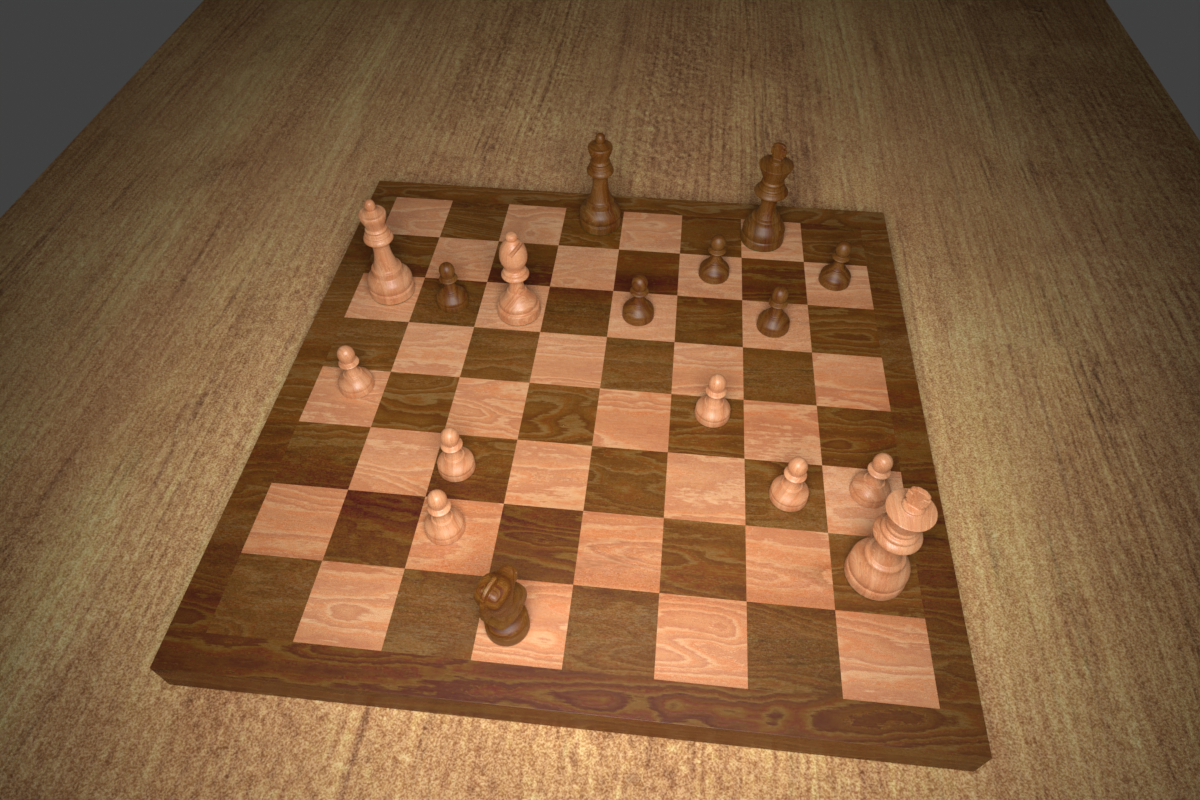
#> input picture example/0024.png, 1200 x 800 px
$ jupyter execute pre_treatment.ipynb   (older library calls are emulated)
#> lines starting #> are read from the running program, lines starting #| are printed output that depends on the picture; after the words box and inside, x2 and y2 are one past the last pixel; in counts of white or black regions, pixels touching at a corner belong together
[cell 1]
import numpy as np
import matplotlib.pyplot as plt
import imageio
import cv2

[cell 2]
src = './example/'

[cell 3]
img = imageio.imread(src+'0024.png')
#> img is the input picture: shape (800, 1200, 3); mean R, G, B 129.7, 94.5, 61.7

[cell 4]
plt.axis('off')
plt.imshow(img)

[cell 5]
twoDimage = img.reshape((-1,3))
twoDimage = np.float32(twoDimage)

[cell 6]
param = {'criteria' : (cv2.TERM_CRITERIA_EPS + cv2.TERM_CRITERIA_MAX_ITER, 10, 1.0), 'K': 6, 'attempts': 10}

[cell 7]
ret,label,center=cv2.kmeans(twoDimage,param['K'],None,param['criteria'],param['attempts'],cv2.KMEANS_PP_CENTERS)
#> ret = 268950505.9; center = [[223.4, 160.4, 112.7], [102, 70.68, 40.78], [122.7, 90.81, 58.21], [188, 135.4, 92.98], [149.1, 114.4, 77.16], [73.82, 54.19, 35.84]]
center = np.uint8(center)
#> center = [[223, 160, 112], [101, 70, 40], [122, 90, 58], [188, 135, 92], [149, 114, 77], [73, 54, 35]]
res = center[label.flatten()]
result_image = res.reshape((img.shape))

[cell 8]
plt.axis('off')
plt.imshow(result_image)

[cell 9]
gray = cv2.cvtColor(img,cv2.COLOR_RGB2GRAY)
_,thresh = cv2.threshold(gray, np.mean(gray), 255, cv2.THRESH_BINARY_INV)
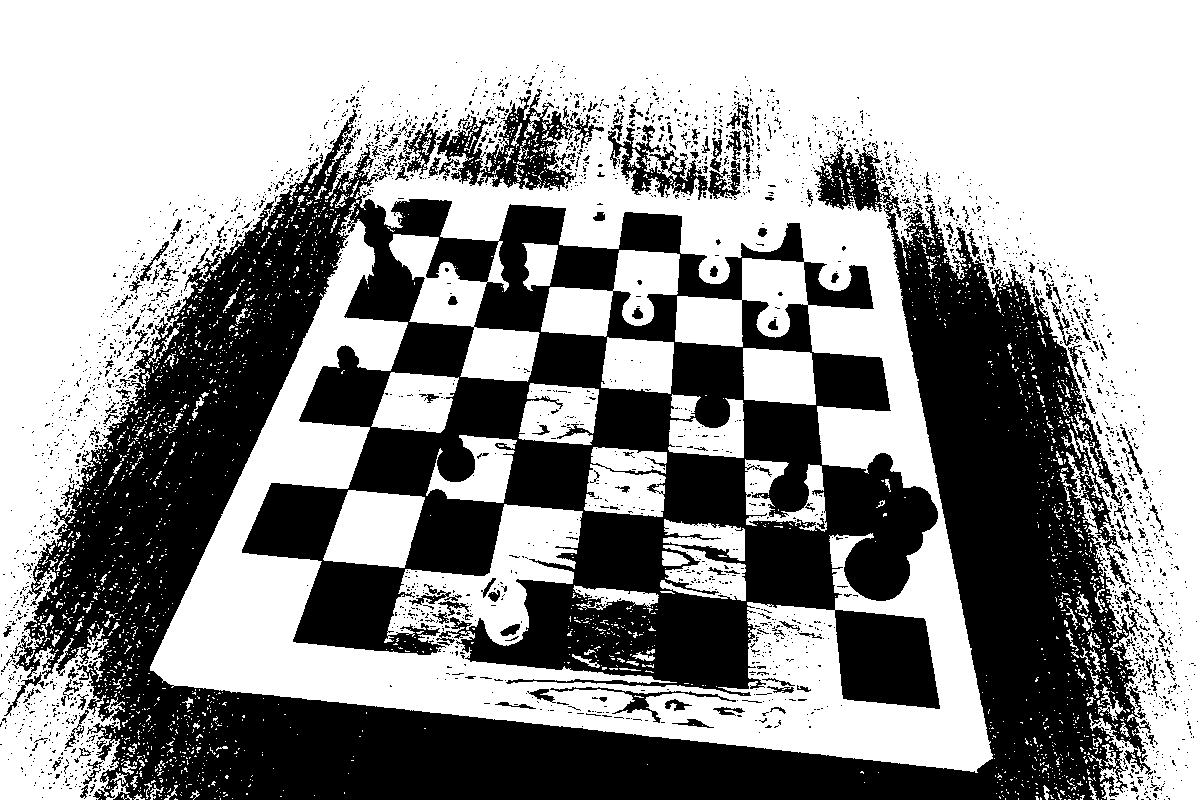
#> thresh: shape (800, 1200); 58.9% white; 2857 black regions (2668 under 20 px), largest, box (x1, y1, x2, y2) and area: (12, 109, 1153, 800) 364875, (403, 89, 604, 191) 6320, (608, 125, 741, 200) 3022

plt.axis('off')
plt.imshow(thresh)

[cell 10]
gray = cv2.cvtColor(img, cv2.COLOR_BGR2GRAY)

# remove noise
img_ = cv2.GaussianBlur(gray,(3,3),0)

[cell 11]
plt.axis('off')
plt.imshow(img_, cmap='gray')

[cell 12]
laplacian = cv2.Laplacian(img_,cv2.CV_64F)
sobelx = cv2.Sobel(img_,cv2.CV_64F,1,0,ksize=7)  # x
sobely = cv2.Sobel(img_,cv2.CV_64F,0,1,ksize=7)  # y

[cell 13]
plt.subplot(2,2,1),plt.imshow(img_,cmap = 'gray')
plt.title('Original'), plt.xticks([]), plt.yticks([])
plt.subplot(2,2,2),plt.imshow(laplacian,cmap = 'gray')
plt.title('Laplacian'), plt.xticks([]), plt.yticks([])
plt.subplot(2,2,3),plt.imshow(sobelx,cmap = 'gray')
plt.title('Sobel X'), plt.xticks([]), plt.yticks([])
plt.subplot(2,2,4),plt.imshow(sobely,cmap = 'gray')
plt.title('Sobel Y'), plt.xticks([]), plt.yticks([])

plt.show()

[cell 14]
sobel = abs(sobelx) + abs(sobely)
plt.axis('off')
plt.subplot(121),plt.imshow(img_,cmap = 'gray')
plt.title('Original Image'), plt.xticks([]), plt.yticks([])
plt.subplot(122),plt.imshow(sobel,cmap = 'gray')
plt.title('Full Sobel Image'), plt.xticks([]), plt.yticks([])
plt.show()

[cell 15]
edgesCanny = cv2.Canny(img_, 100,220)
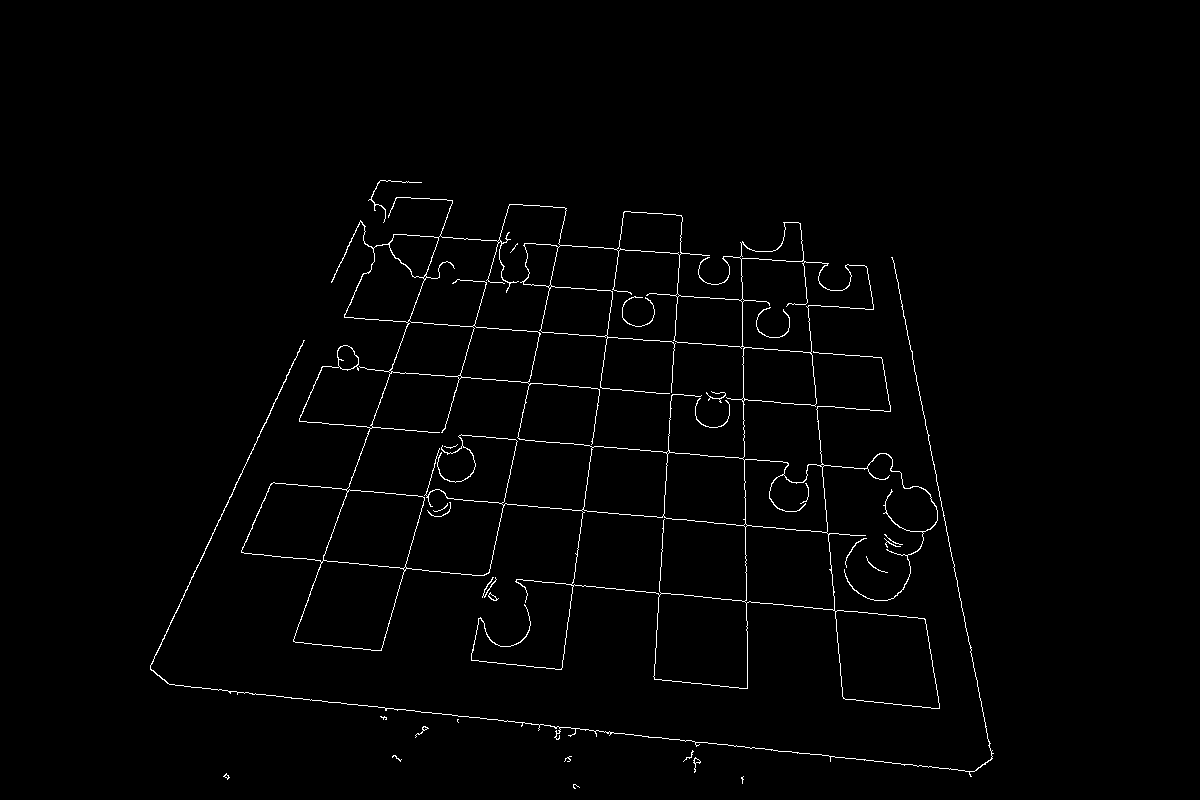
#> edgesCanny: shape (800, 1200); 1.3% white in thin lines or dots, all inside (x1, y1, x2, y2) = (150, 180, 994, 789)
plt.subplot(121),plt.imshow(img_,cmap = 'gray')
plt.title('Original Image'), plt.xticks([]), plt.yticks([])
plt.subplot(122),plt.imshow(edgesCanny,cmap = 'gray')
plt.title('Canny Edge Image'), plt.xticks([]), plt.yticks([])
plt.show()

[cell 16]
test = sobel - edgesCanny
plt.axis('off')
plt.imshow(test, cmap='gray')

[cell 17]
lines_list =[]
lines = cv2.HoughLinesP(
            edgesCanny, # Input edge image
            1, # Distance resolution in pixels
            np.pi/180, # Angle resolution in radians
            threshold=80, # Min number of votes for valid line
            minLineLength=4, # Min allowed length of line
            maxLineGap=15 # Max allowed gap between line for joining them
            )
#> lines = 47 rows, first 6: [293, 641, 431, 261], [444, 429, 509, 204], [484, 597, 566, 208], [461, 434, 787, 462], [457, 279, 627, 291], [800, 223, 842, 696]

# Iterate over points
for points in lines:
      # Extracted points nested in the list
    x1,y1,x2,y2=points[0]
    # Draw the lines joing the points
    # On the original image
    cv2.line(img,(x1,y1),(x2,y2),(0,255,0),2)
    # Maintain a simples lookup list for points
    lines_list.append([(x1,y1),(x2,y2)])
#> this loop made 47 passes
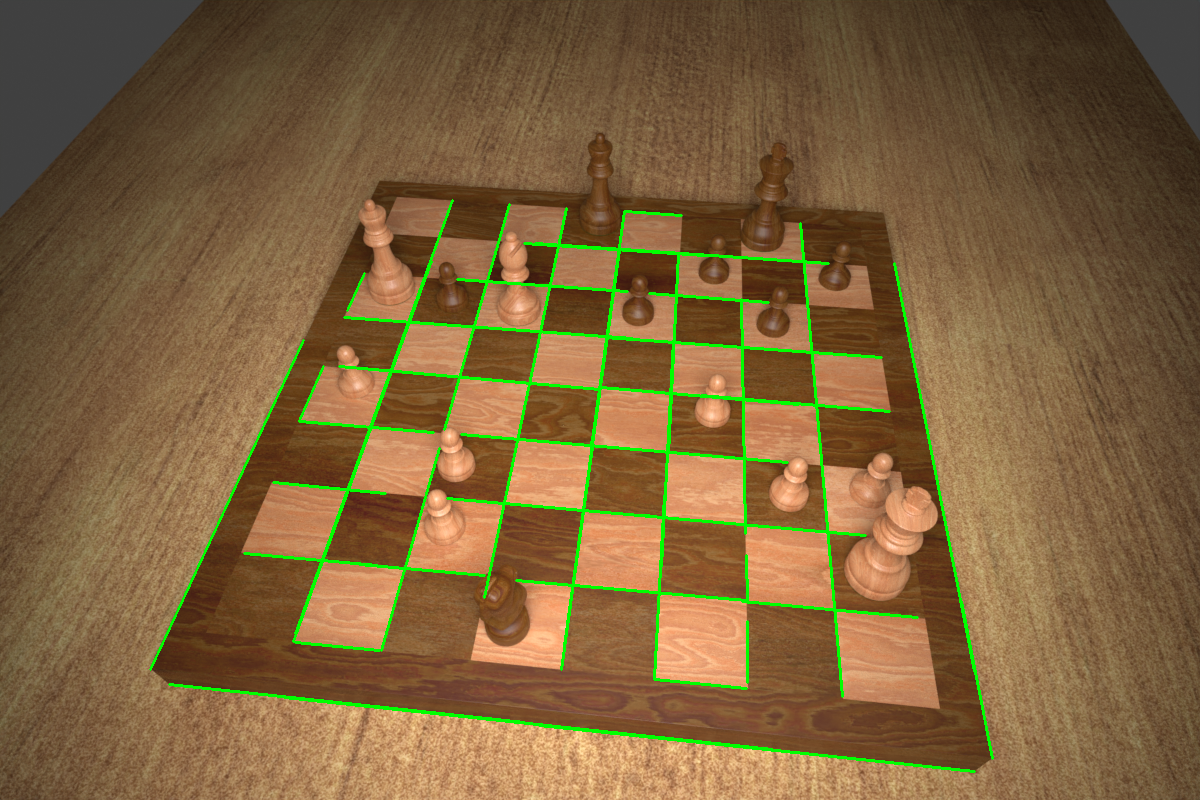
#> img: shape (800, 1200, 3); 2.65% of pixels changed, all inside (x1, y1, x2, y2) = (149, 199, 994, 773)
#> after the loop, lines_list = 47 items

$ run again, with example/0026.png copied over example/0024.png
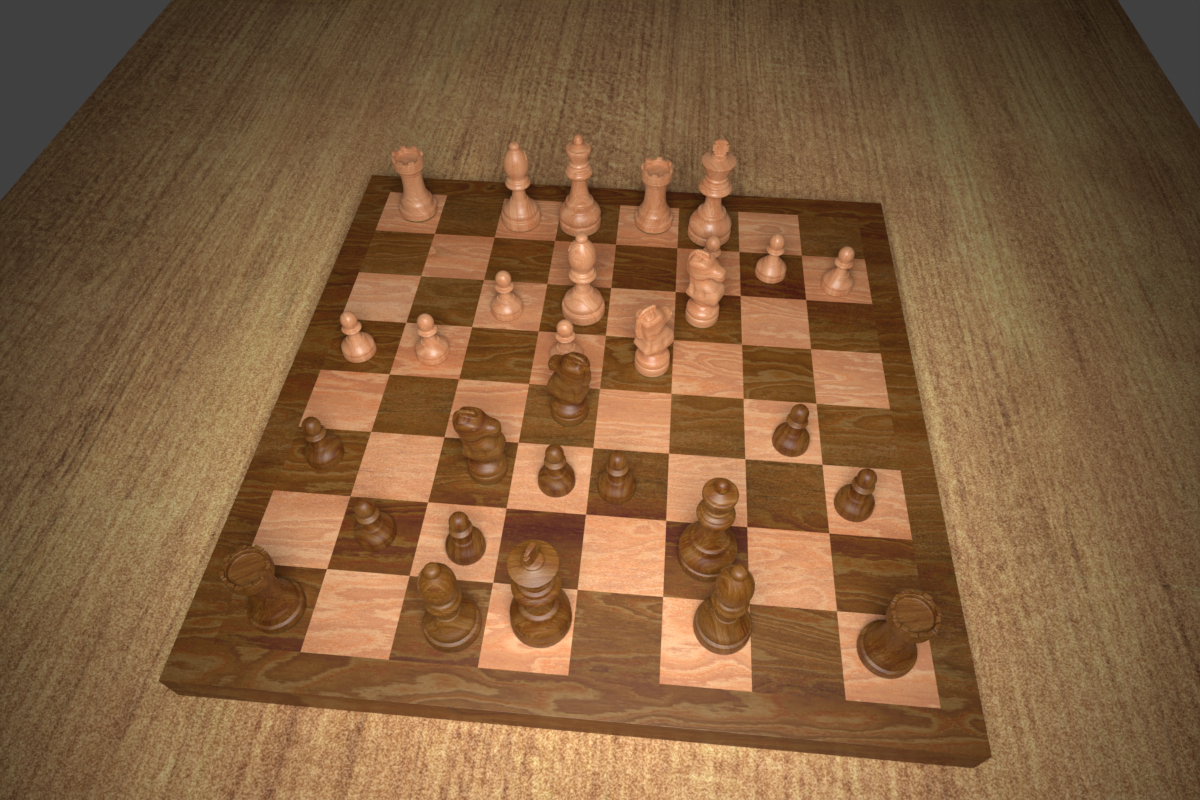
#> input picture example/0026.png, 1200 x 800 px
#> img is the input picture: shape (800, 1200, 3); mean R, G, B 130.1, 94.9, 62
#> `ret,label,center=cv2.kmeans(twoDimage,param['K'],None,param['criteria'..`: ret = 258703025.6; center = [[104.9, 73.18, 42.43], [188.3, 136.6, 94.6], [76.02, 54.72, 34.91], [151.6, 114.8, 77.33], [124.9, 92.74, 59.97], [225.6, 165.6, 118.2]]
#> `center = np.uint8(center)`: center = [[104, 73, 42], [188, 136, 94], [76, 54, 34], [151, 114, 77], [124, 92, 59], [225, 165, 118]]
#> `_,thresh = cv2.threshold(gray, np.mean(gray), 255, cv2.THRESH_BINARY_I..`:
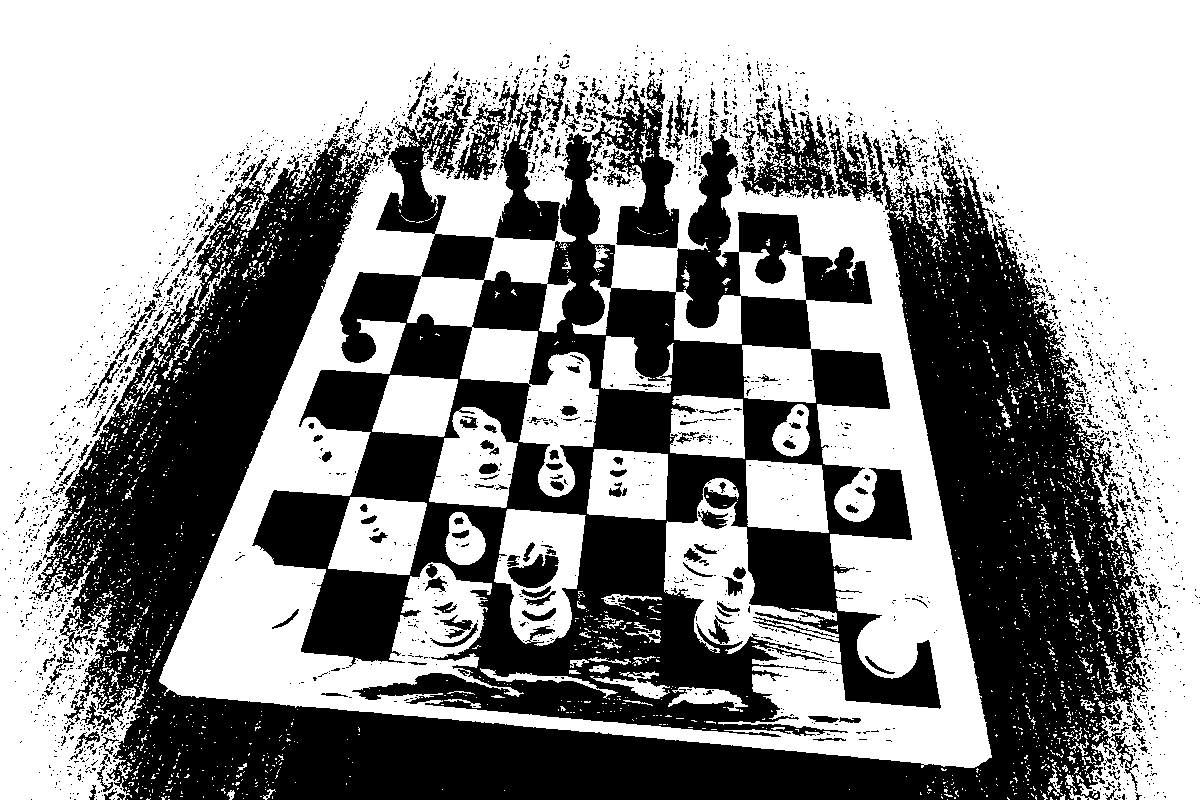
#> thresh: shape (800, 1200); 57.7% white; 2538 black regions (2321 under 20 px), largest, box (x1, y1, x2, y2) and area: (32, 128, 1149, 800) 212041, (252, 86, 941, 737) 155326, (454, 74, 567, 241) 6233
#> edgesCanny: shape (800, 1200); 1.5% white in thin lines or dots, all inside (x1, y1, x2, y2) = (157, 172, 992, 794)
#> lines = 47 rows, first 6: [157, 681, 354, 216], [506, 441, 755, 459], [659, 683, 751, 691], [302, 643, 446, 198], [591, 388, 883, 408], [281, 705, 644, 737]
#> the loop `for points in lines:` made 47 passes
#> after the loop `for points in lines:`:
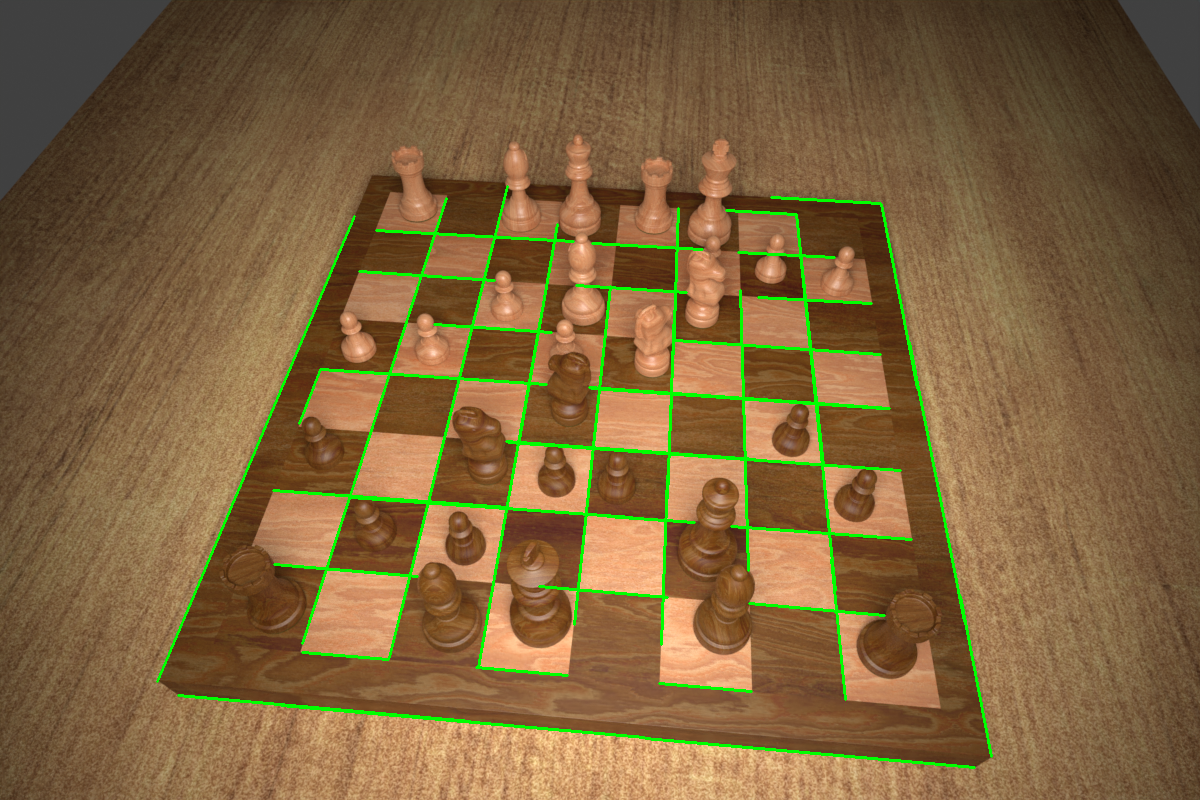
#> img: shape (800, 1200, 3); 2.63% of pixels changed, all inside (x1, y1, x2, y2) = (156, 185, 993, 769)
#> after the loop `for points in lines:`: lines_list = 47 items
